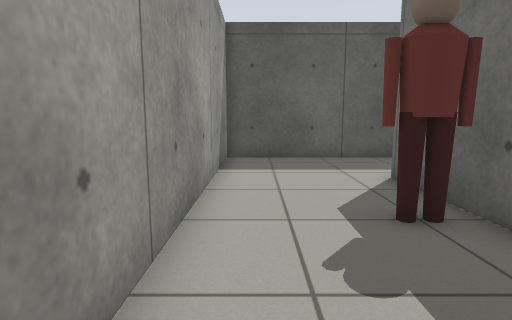
View 1 (above)

16 first-person views from a walk through a world built for the Gazebo simulator. The camera is 0.78 m above the floor, tilts 8° down and sees 80° across. The floor is counted in squares, 0.5 m on a side. Each view is taken from the middle of a square. On the plan, view 1 faces up. The plan holds only what a view shows up to about 15 squares ahead; the rest is blank. Simple shapes stand in for some stock models.

View 2
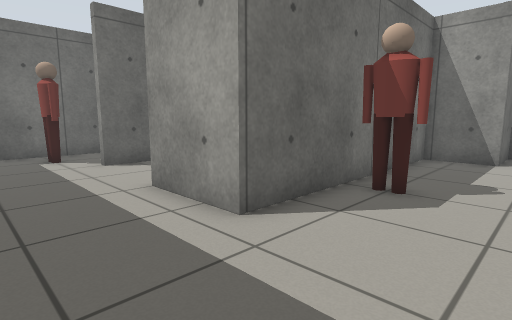

View 3
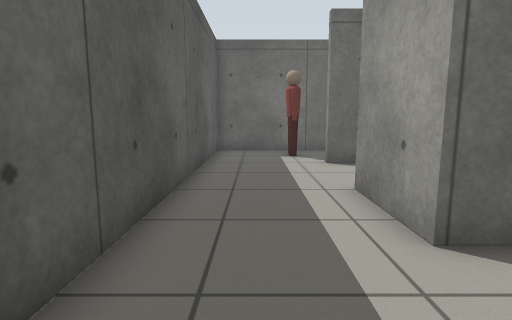

View 4
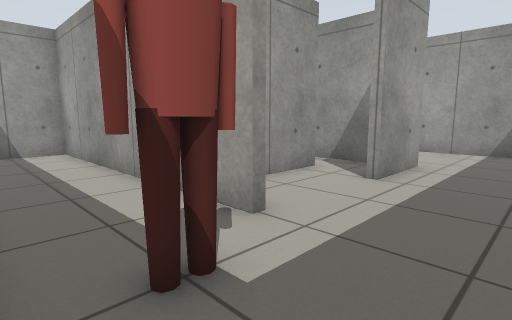

View 5
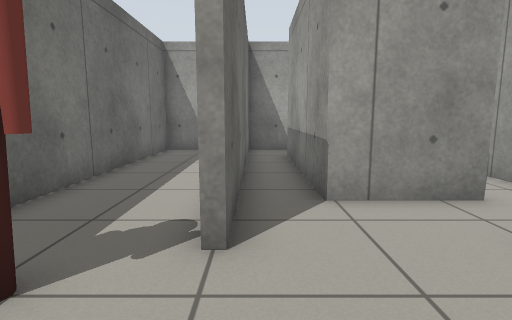

View 6
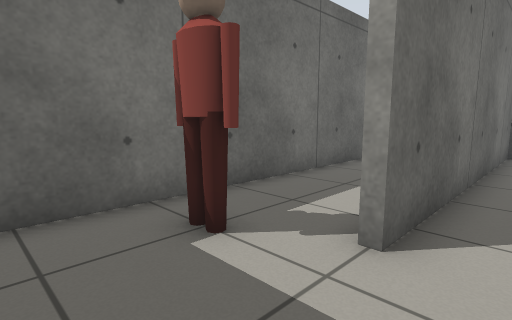

View 7
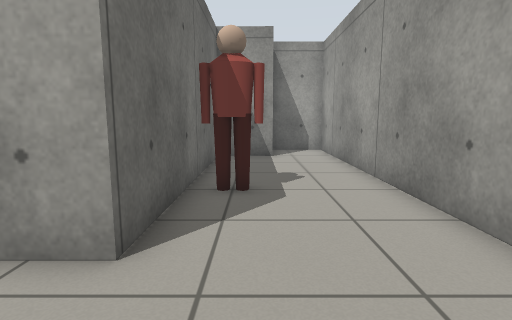

View 8
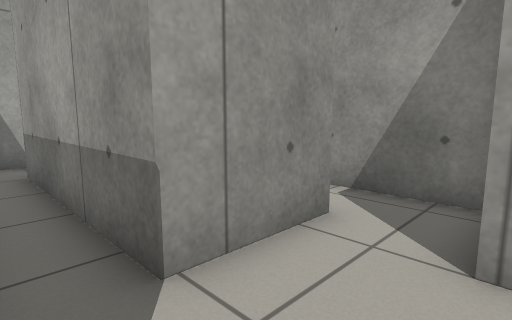

View 9
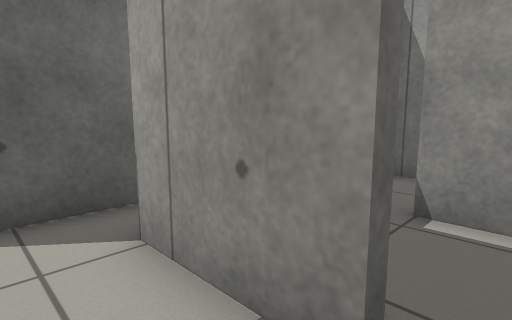

View 10
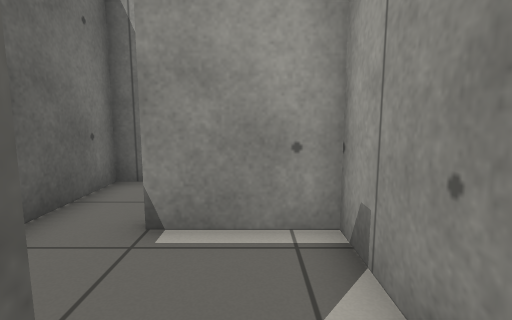

View 11
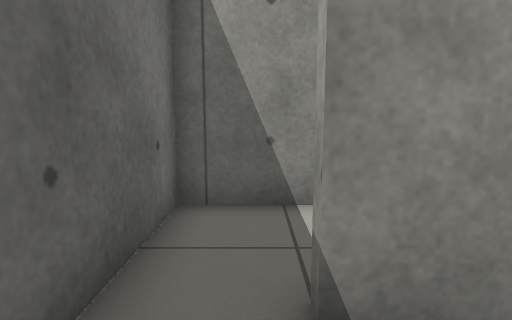

View 12
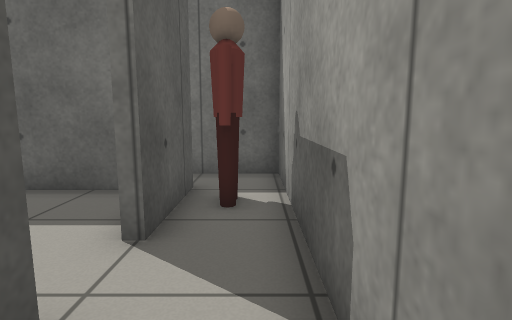

View 13
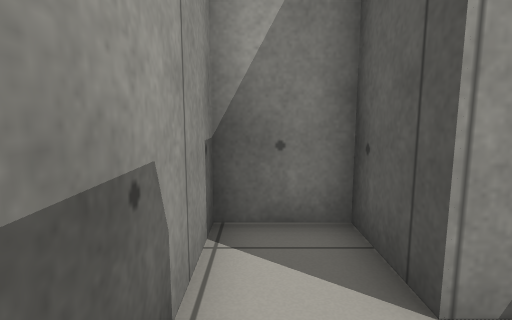

View 14
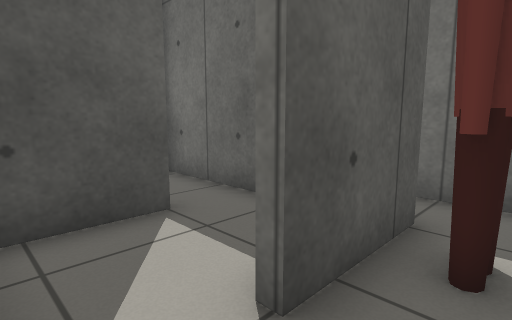

View 15
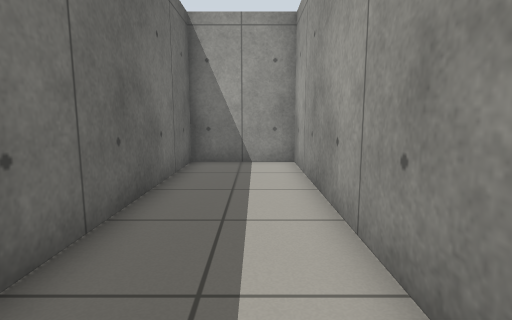

View 16
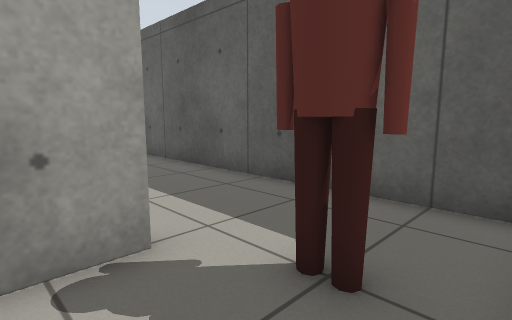

### Floor plan
Ten units are one square. View 1 is at (0, 0); x grows to the right and y downward. Boxes are objects, and circles mark ways between rooms. Rooms are numbered by the first view taken in them; rooms with no view inside come last. Other rooms are left out.
<svg viewBox="-16 -123 164 164">
<path fill="none" stroke="#000" d="M57 -54 87 -54 87 15M86 36 103 36 103 -76 106 -76 106 36 143 36 143 -118 -11 -118 -11 36 13 36 13 13 35 13 35 -78 66 -78M38 -72 38 -55M84 -26 84 -50M59 13 84 13 84 -26M65 16 56 16M38 10 38 16 16 16 16 36 86 36M65 -19 65 -16 43 -16M57 -50 57 -54M38 -55 38 -19 65 -19"/>
<rect x="15" y="-55" width="20" height="20" fill="#bbb"><title>person</title></rect>
<rect x="115" y="-95" width="20" height="20" fill="#bbb"><title>person</title></rect>
<rect x="65" y="15" width="20" height="20" fill="#bbb"><title>person</title></rect>
<circle cx="60" cy="-65" r="3" fill="#2a7"/>
<circle cx="50" cy="-50" r="3" fill="#2a7"/>
<circle cx="70" cy="-20" r="3" fill="#2a7"/>
<circle cx="60" cy="-35" r="3" fill="#2a7"/>
<text x="70" y="-60">1</text>
<text x="50" y="-70">2</text>
<text x="70" y="-40">3</text>
<text x="60" y="10">4</text>
<text x="50" y="-40">5</text>
</svg>
Room 1 opens to room 2. Room 2 opens to room 5. Room 3 opens to room 4. Room 3 opens to room 5.

Where each view was taken, in squares from view 1:
view 1: 0 up, 0 right, facing up
view 2: 11 up, 0 right, facing down-right
view 3: 10 up, 0 right, facing right
view 4: 11 up, 14 right, facing down-left
view 5: 11 up, 10 right, facing down
view 6: 11 up, 9 right, facing down-right
view 7: 11 up, 2 right, facing down
view 8: 8 up, 10 right, facing down-left
view 9: 7 up, 5 right, facing down-right
view 10: 6 up, 5 right, facing down
view 11: 4 up, 7 right, facing down
view 12: 3 down, 2 right, facing right
view 13: 3 down, 6 right, facing left
view 14: 3 down, 4 right, facing up-right
view 15: 7 up, 12 right, facing down
view 16: 6 up, 14 right, facing up-left
